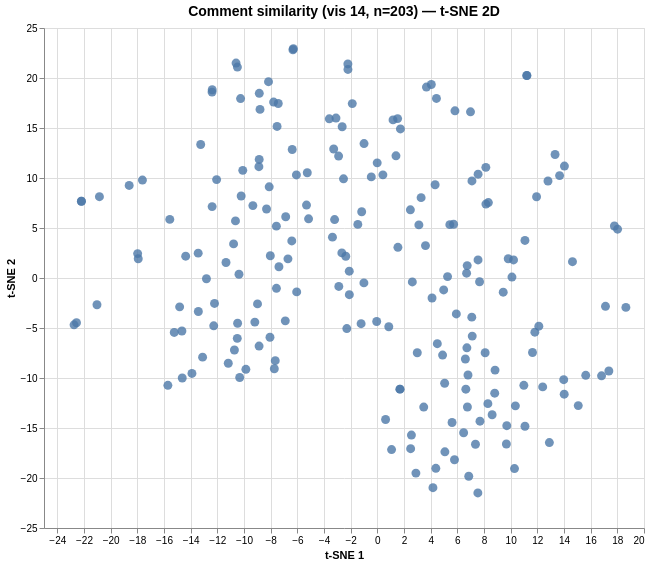

Here is the Vega-Lite specification saved for this chart:
### Vega specification from a JSON file in a GitHub repository (floating-point values rounded to 4 significant figures; data arrays with more than 128 entries replaced by an {"elided": "..."} marker saying what was removed)
{"$schema": "https://vega.github.io/schema/vega/v6.json", "data": [{"name": "param_1e9efca18e7a2868_store"}, {"name": "source_0", "values": {"elided": "203 records"}}, {"name": "source_0_x_domain_dim_1", "values": [{"min": -22.75, "max": 18.64}]}, {"name": "source_0_y_domain_dim_2", "values": [{"min": -21.5, "max": 22.92}]}], "signals": [{"name": "unit", "value": {}, "on": [{"events": "pointermove", "update": "isTuple(group()) ? group() : unit"}]}, {"name": "param_1e9efca18e7a2868", "update": "vlSelectionResolve(\"param_1e9efca18e7a2868_store\", \"union\")"}, {"name": "param_1e9efca18e7a2868_dim_1", "on": [{"events": [{"source": "view", "type": "dblclick"}], "update": "null"}, {"events": {"signal": "param_1e9efca18e7a2868_translate_delta"}, "update": "panLinear(param_1e9efca18e7a2868_translate_anchor.extent_x, -param_1e9efca18e7a2868_translate_delta.x / width)"}, {"events": {"signal": "param_1e9efca18e7a2868_zoom_delta"}, "update": "zoomLinear(domain(\"x\"), param_1e9efca18e7a2868_zoom_anchor.x, param_1e9efca18e7a2868_zoom_delta)"}]}, {"name": "param_1e9efca18e7a2868_dim_2", "on": [{"events": [{"source": "view", "type": "dblclick"}], "update": "null"}, {"events": {"signal": "param_1e9efca18e7a2868_translate_delta"}, "update": "panLinear(param_1e9efca18e7a2868_translate_anchor.extent_y, param_1e9efca18e7a2868_translate_delta.y / height)"}, {"events": {"signal": "param_1e9efca18e7a2868_zoom_delta"}, "update": "zoomLinear(domain(\"y\"), param_1e9efca18e7a2868_zoom_anchor.y, param_1e9efca18e7a2868_zoom_delta)"}]}, {"name": "param_1e9efca18e7a2868_tuple", "on": [{"events": [{"signal": "param_1e9efca18e7a2868_dim_1 || param_1e9efca18e7a2868_dim_2"}], "update": "param_1e9efca18e7a2868_dim_1 && param_1e9efca18e7a2868_dim_2 ? {unit: \"\", fields: param_1e9efca18e7a2868_tuple_fields, values: [param_1e9efca18e7a2868_dim_1,param_1e9efca18e7a2868_dim_2]} : null"}]}, {"name": "param_1e9efca18e7a2868_tuple_fields", "value": [{"field": "dim_1", "channel": "x", "type": "R"}, {"field": "dim_2", "channel": "y", "type": "R"}]}, {"name": "param_1e9efca18e7a2868_translate_anchor", "value": {}, "on": [{"events": [{"source": "scope", "type": "pointerdown"}], "update": "{x: x(unit), y: y(unit), extent_x: domain(\"x\"), extent_y: domain(\"y\")}"}]}, {"name": "param_1e9efca18e7a2868_translate_delta", "value": {}, "on": [{"events": [{"source": "window", "between": [{"source": "scope", "type": "pointerdown"}, {"source": "window", "type": "pointerup"}], "consume": true, "type": "pointermove"}], "update": "{x: param_1e9efca18e7a2868_translate_anchor.x - x(unit), y: param_1e9efca18e7a2868_translate_anchor.y - y(unit)}"}]}, {"name": "param_1e9efca18e7a2868_zoom_anchor", "on": [{"events": [{"source": "scope", "consume": true, "type": "wheel"}], "update": "{x: invert(\"x\", x(unit)), y: invert(\"y\", y(unit))}"}]}, {"name": "param_1e9efca18e7a2868_zoom_delta", "on": [{"events": [{"source": "scope", "consume": true, "type": "wheel"}], "update": "pow(1.001, event.deltaY * pow(16, event.deltaMode))", "force": true}]}, {"name": "param_1e9efca18e7a2868_modify", "on": [{"events": {"signal": "param_1e9efca18e7a2868_tuple"}, "update": "modify(\"param_1e9efca18e7a2868_store\", param_1e9efca18e7a2868_tuple, true)"}]}], "marks": [{"type": "symbol", "name": "marks", "from": {"data": "source_0"}, "encode": {"update": {"opacity": {"value": 0.8}, "x": {"field": "dim_1", "scale": "x"}, "shape": {"value": "circle"}, "tooltip": {"signal": "{\"Comment #\": format(datum[\"index\"], \"\"), \"Comment\": isValid(datum[\"comment\"]) ? datum[\"comment\"] : \"\"+datum[\"comment\"]}"}, "fill": {"value": "#4c78a8"}, "size": {"value": 80}, "y": {"field": "dim_2", "scale": "y"}}}, "interactive": true, "clip": true, "style": ["circle"]}], "scales": [{"name": "x", "type": "linear", "domain": [{"signal": "(data(\"source_0_x_domain_dim_1\")[0] || {}).min"}, {"signal": "(data(\"source_0_x_domain_dim_1\")[0] || {}).max"}], "range": [0, {"signal": "width"}], "zero": true, "domainRaw": {"signal": "param_1e9efca18e7a2868[\"dim_1\"]"}, "nice": true}, {"name": "y", "type": "linear", "domain": [{"signal": "(data(\"source_0_y_domain_dim_2\")[0] || {}).min"}, {"signal": "(data(\"source_0_y_domain_dim_2\")[0] || {}).max"}], "range": [{"signal": "height"}, 0], "domainRaw": {"signal": "param_1e9efca18e7a2868[\"dim_2\"]"}, "zero": true, "nice": true}], "axes": [{"scale": "x", "labels": false, "orient": "bottom", "ticks": false, "minExtent": 0, "grid": true, "domain": false, "tickCount": {"signal": "ceil(width/40)"}, "aria": false, "gridScale": "y", "maxExtent": 0, "zindex": 0}, {"scale": "y", "maxExtent": 0, "zindex": 0, "domain": false, "labels": false, "ticks": false, "orient": "left", "tickCount": {"signal": "ceil(height/40)"}, "grid": true, "aria": false, "minExtent": 0, "gridScale": "x"}, {"scale": "x", "orient": "bottom", "labelFlush": true, "title": "t-SNE 1", "zindex": 0, "grid": false, "tickCount": {"signal": "ceil(width/40)"}, "labelOverlap": true}, {"scale": "y", "zindex": 0, "title": "t-SNE 2", "tickCount": {"signal": "ceil(height/40)"}, "orient": "left", "grid": false, "labelOverlap": true}], "title": {"text": "Comment similarity (vis 14, n=203) — t-SNE 2D", "fontSize": 14, "frame": "group"}, "background": "white", "height": 500, "style": "cell", "padding": 5, "width": 600}
